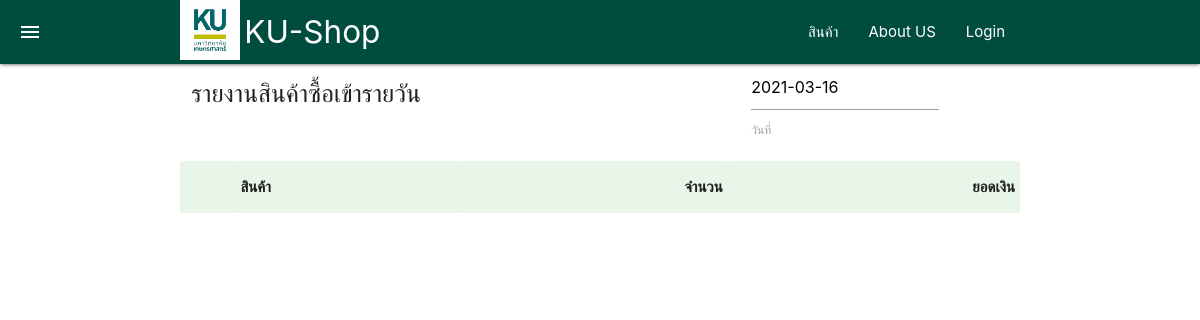
Before: /rep_buy_daily.php?finddate=2021-03-16 with the older database file.
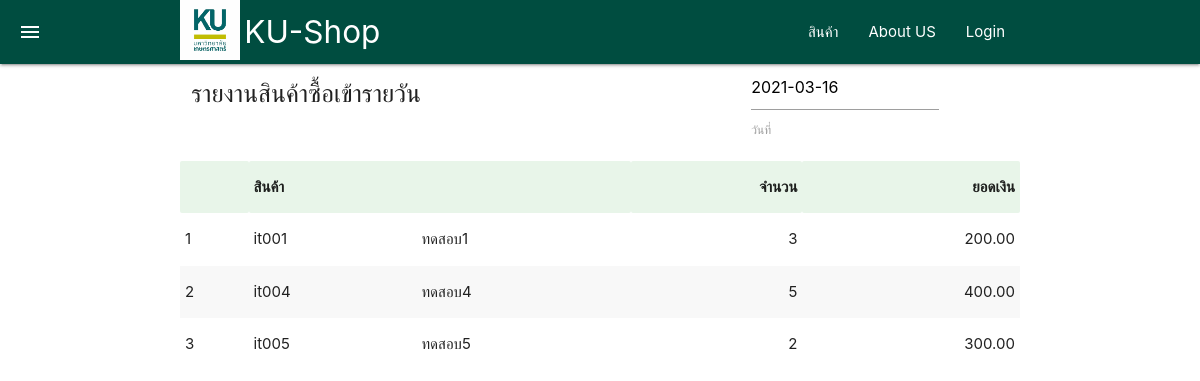
After: the same page with the newer database file.
### tables this page shows
CREATE TABLE `item` (
  `item_id` varchar(100) NOT NULL,
  `item_name` varchar(100) DEFAULT NULL,
  `item_price` float DEFAULT 0,
  `cur_stk` int(11) DEFAULT 0,
  `item_rem` text DEFAULT NULL
);

### rep_buy_daily.php (the view, shortened to what this page needs)
<?php
    include 'connector.php';
?>
<!DOCTYPE html>
<html lang="th">
<head>
    <link rel="stylesheet" href="css/materialize.min.css">
    <link rel="stylesheet" href="iconfont/material-icons.css">
</head>
<body>
    <?php
        include "menuheader.php";
    ?>
    <div class="container">
        <form action="rep_buy_daily.php" method="GET">
            <div class="row ">
                <h5 class="col s6 m6 l8">รายงานสินค้าซื้อเข้ารายวัน</h5>
                <div class="col s4 m4 l3">
                    <?php
                        if(isset($_GET['finddate']))
                            $finddate=$_GET['finddate'];
                        else
                            $finddate=date('Y-m-d');
                    ?>
                    <input type="text" name="finddate" id="finddate" value="<?=$finddate?>" class="datepicker" onchange="this.form.submit();">
                    <label for="finddate">วันที่</label>
                </div>
            </div>
        </form>
    </div>
    <div class="container" >
        <table class="striped highlight">
            <tr class="green lighten-5">
                <th></th>
                <th colspan="2">สินค้า</th>
                <th class="right-align">จำนวน</th>
                <th class="right-align">ยอดเงิน</th>
            </tr>
            <?php
                $sql_data = "   SELECT item.item_id,item.item_name,SUM(buy_item.qty) AS sQty,SUM(buy_item.price) AS sPrice
                                FROM buy LEFT JOIN buy_item ON buy.buy_id = buy_item.buy_id
                                        LEFT JOIN item ON buy_item.item_id = item.item_id
                                WHERE item.item_id IS NOT NULL
                                AND buy.buy_date = '".$_GET['finddate']."'
                                GROUP BY item.item_id,item.item_name
                                ORDER BY item.item_id ";
                $res_data = $db->query($sql_data);
                $j=0;
                while ($data_array = $res_data->fetch(PDO::FETCH_ASSOC))
                {
                    $j++;
                    ?>
                        <tr>
                            <td>
                                <?=$j?>
                            </td>
                            <td>
                                <?=$data_array['item_id']?>
                            </td>
                            <td>
                                <?=$data_array['item_name']?>
                            </td>
                            <td class="right-align">
                                <?=$data_array['sQty']?>
                            </td>
                            <td class="right-align">
                                <?=number_format($data_array['sPrice'],2)?>
                            </td>
                        </tr>
                    <?php
                }
            ?>
            </table>
    </div>
</body>
</html>

Changed rows visible on the page:
added item: item_id "it001", item_name "ทดสอบ1", sQty "3", sPrice "200.00"
added item: item_id "it004", item_name "ทดสอบ4", sQty "5", sPrice "400.00"
added item: item_id "it005", item_name "ทดสอบ5", sQty "2", sPrice "300.00"
